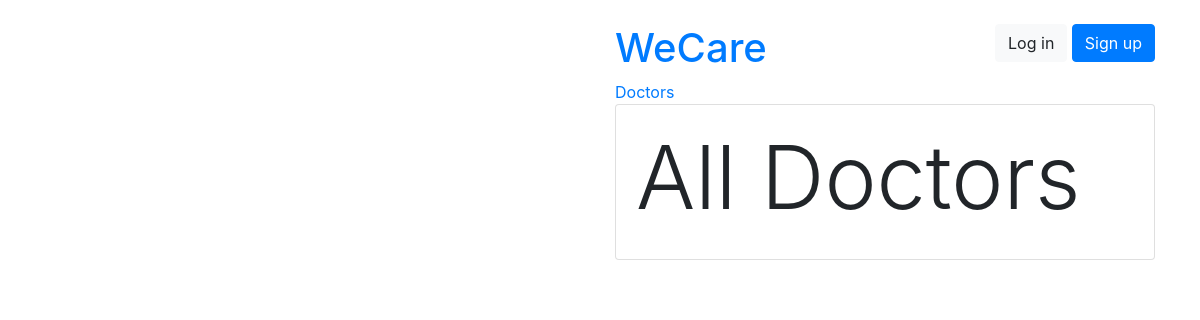
/users/doctors/, run on an earlier commit of the app's database.
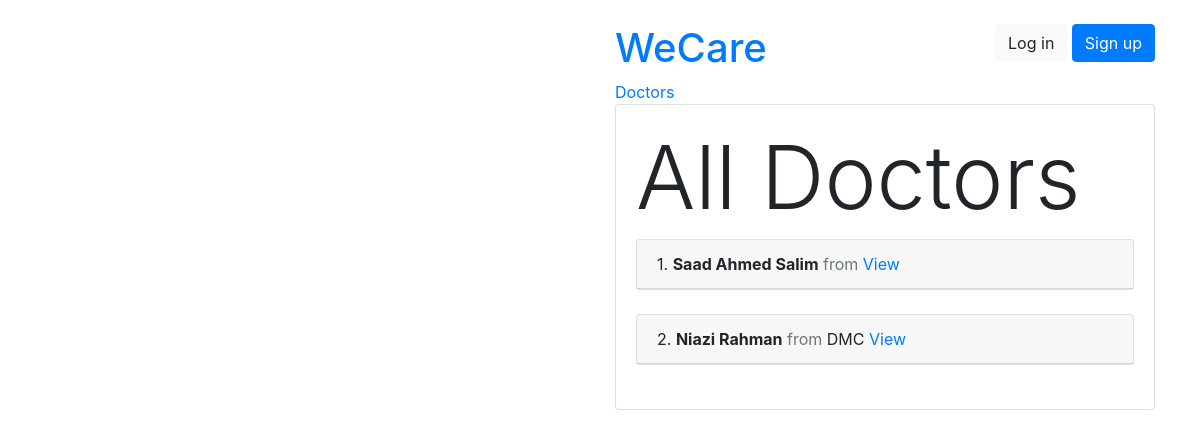
And on a later commit of the database.
### users/models.py (models this page shows, shortened)
class Doctor(models.Model):
    user = models.OneToOneField(User, on_delete=models.CASCADE, primary_key=True)
    SSC_GPA = models.DecimalField(decimal_places=2, max_digits=5, default=0.0)
    HSC_GPA = models.DecimalField(decimal_places=2, max_digits=5, default=0.0)
    BMDC_RegNo = models.CharField(max_length=100, blank=False, null=False)
    MBBS_Session = models.CharField(max_length=100, blank=False, null=False)
    MBBS_Inst = models.CharField(max_length=100, blank=False, null=False)
    PostGrad_details = models.CharField(max_length=255, blank=True, null=True)

class User(AbstractUser):
    is_doctor = models.BooleanField(default=False)
    is_patient = models.BooleanField(default=False)
    NID = models.CharField(max_length=50, blank=False, null=False)
    email = models.CharField(max_length=100)
    age = models.PositiveIntegerField(null=True, blank=True)
    GENDER_CHOICES = (
        ('M', 'Male'),
        ('F', 'Female'),
    )
    gender = models.CharField(max_length=1, choices=GENDER_CHOICES)

### users/views.py (the view)
# urls.py: path('doctors/', DoctorsListView.as_view(), name='doctor_list'),
class DoctorsListView(ListView):
    model = Doctor
    template_name = 'users/doctor_list.html'

### templates/users/doctor_list.html (shortened to what this page needs)
{% extends 'base.html' %}
{% block content %}
<h4 class="display-2">All Doctors</h4>
  {% for doctor in object_list %}
    <div class="card">
      <div class="card-header">
        <span class='text-weight-bold'> {{forloop.counter}}.</span>
        <span class="font-weight-bold">{{doctor.user.first_name}} {{doctor.user.last_name}}</span>
        <span class="text-muted">from </span>
        {{ doctor.MBBS_Inst }}
        <a href="{% url 'doctor_detail' doctor.pk %}"> View </a>
      </div>
    </div>
    <br />
  {% endfor %}
{% endblock %}

What changed in the data, as far as the page shows it:
added Doctor: user.first_name "Saad Ahmed", user.last_name "Salim"
added Doctor: user.first_name "Niazi", user.last_name "Rahman", MBBS_Inst "DMC"
